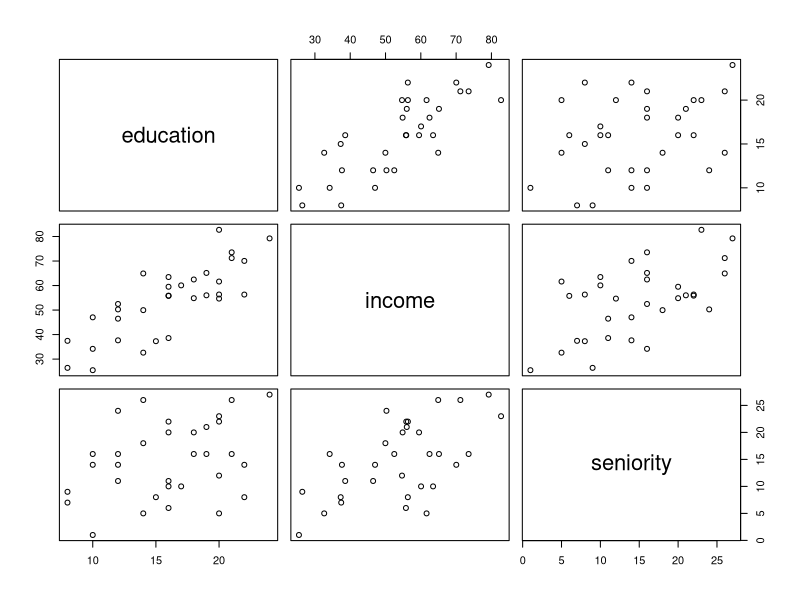
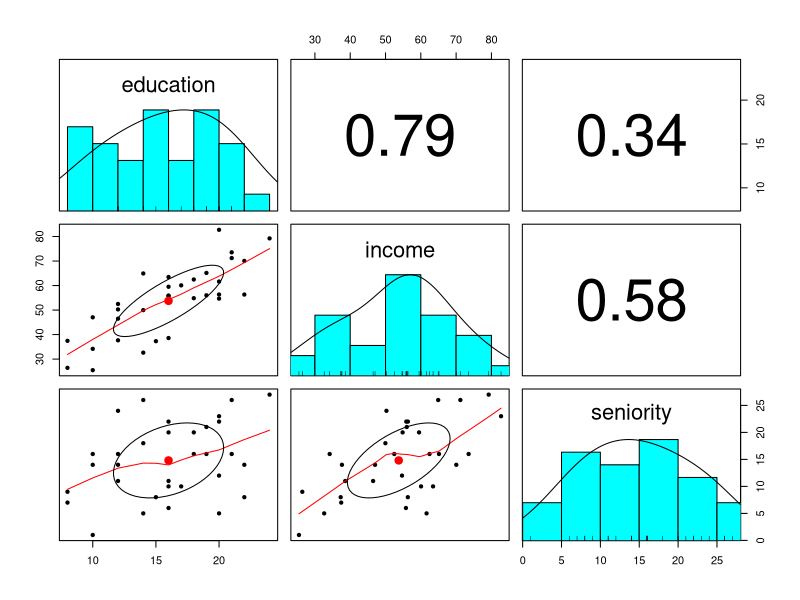
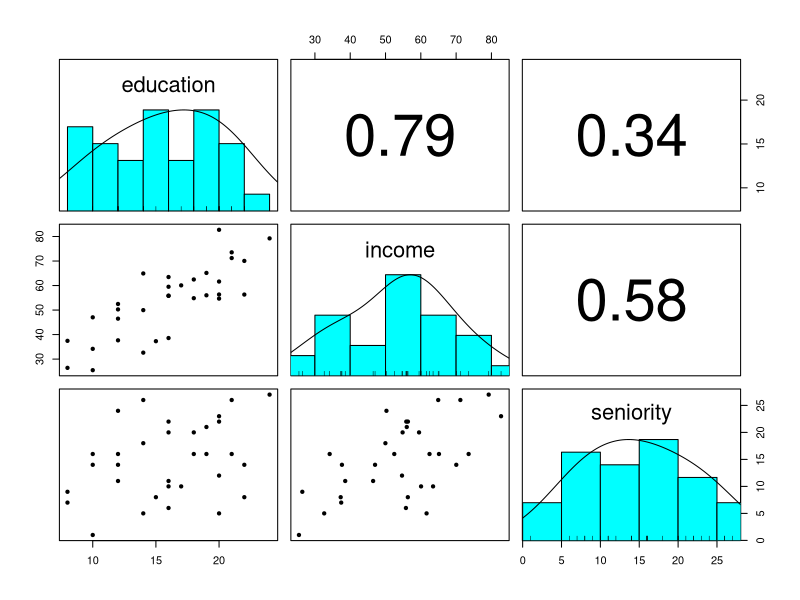
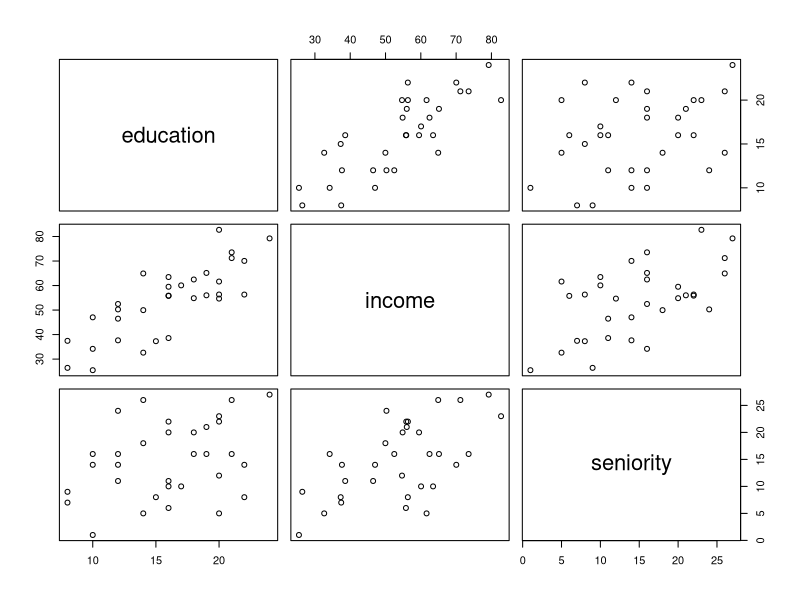
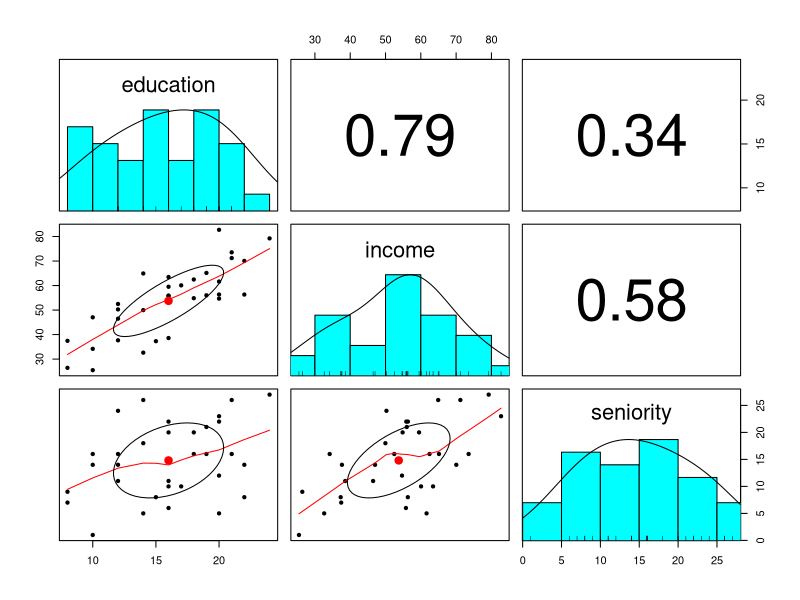
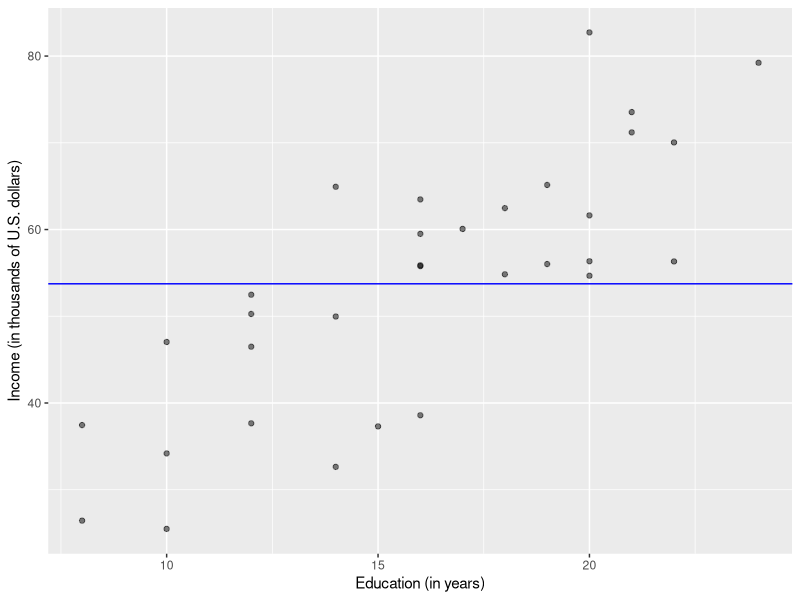
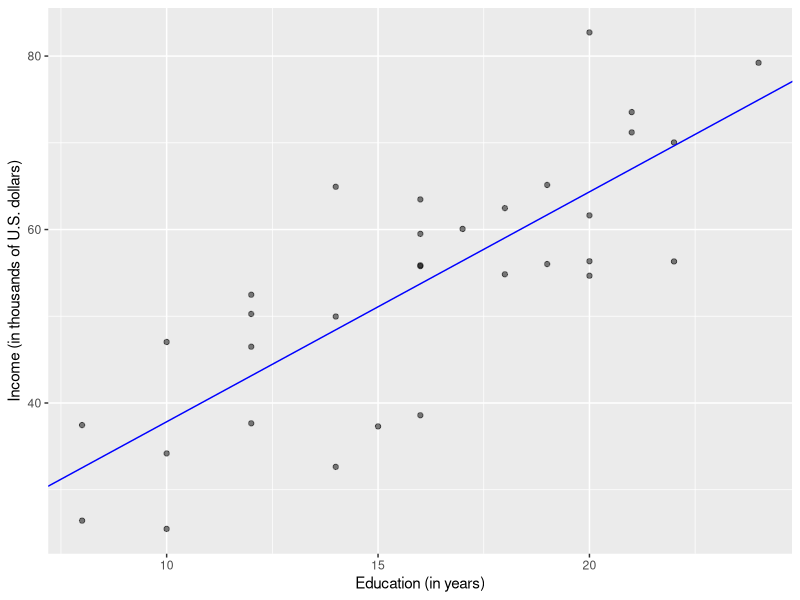

These charts were generated, in order, by the following R code:
# DPUK - Linear models training - Wednesday
# Author: Umberto Noe, Josiah King, Tom Booth


# Library imports
# ===============

library(tidyverse)
library(psych)


# Riverview data
# ==============

riverview <- read_csv("riverview.csv")
head(riverview)

riverview %>%
    select(party) %>%
    table()

riverview$party <- 
    factor(riverview$party, 
           levels = c("Independent", "Republican", "Democrat"))

riverview %>%
    select(gender) %>%
    table()

riverview$gender <- 
    factor(riverview$gender, 
           levels = c("female", "male"))

riverview %>%
    select(male) %>%
    table()

head(riverview)

# Summary statistics, but omit factors
describe(riverview, omit = TRUE)

# Summary statistics, but omit factors
riverview %>%
    select(-male) %>%
    describe(omit = TRUE)

# Pairwise scatterplots
riverview %>%
    select(education, income, seniority) %>%
    pairs()

riverview %>%
    select(education, income, seniority) %>%
    pairs.panels()

# Remove clutter
riverview %>%
    select(education, income, seniority) %>%
    pairs.panels(ellipses = FALSE, smooth = FALSE)

# Correlations
riverview %>%
    select(education, income, seniority) %>%
    cor()


# *** Optional - extra material ***
# Alternatively
# =================================

# Find the numeric variables
names(riverview)
num <- c("education", "income", "seniority")
describe(riverview[, num])

# Pairwise scatterplots and correlations
pairs(riverview[, num])
pairs.panels(riverview[, num])

# Correlations
cor(riverview[, num])
# ***



##### TODO MOVE TO END
# Practice 1: DPUK data
# =====================

# 1. Choose:
#   (a) an outcome variable
#   (b) two numeric explanatory variables
#   (c) one categorical variable

# 2. Convert the categorical variable to a factor and tidy up the levels of the 
# factor.

# 3. Summarise the variables chosen in step (1) either visually or via descriptive 
# statistics.


# Discussion
# ==========

# During the practical


# Riverview modelling
# ===================

# Model 0: intercept-only model

mdl0 <- lm(income ~ 1, data = riverview)
summary(mdl0)

ggplot(riverview, aes(x = education, y = income)) +
    geom_point(alpha = 0.5) +
    geom_abline(intercept = 53.742, slope = 0, color = 'blue') +
    labs(x = "Education (in years)", 
         y = "Income (in thousands of U.S. dollars)")

riverview <- riverview %>%
    mutate(income_hat_mdl0 = predict(mdl0, newdata = riverview))
riverview


# Model 1: income ~ education

mdl1 <- lm(income ~ education, data = riverview)
summary(mdl1)

ggplot(riverview, aes(x = education, y = income)) +
    geom_point(alpha = 0.5) +
    geom_abline(intercept = 11.3214, slope = 2.6513, color = 'blue') +
    labs(x = "Education (in years)", 
         y = "Income (in thousands of U.S. dollars)")

riverview <- riverview %>%
    mutate(income_hat_mdl1 = predict(mdl1, newdata = riverview))
riverview


# Model 2: income ~ education + seniority
# =======================================

mdl2 <- lm(income ~ education + seniority, data = riverview)
summary(mdl2)

riverview <- riverview %>%
    mutate(income_hat_mdl2 = predict(mdl2, newdata = riverview))
riverview


# Model comparison
# ================

anova(mdl0, mdl1, mdl2)


# *** Optional - extra material ***
# Residuals and residual sum of squares
# =====================================

riverview <- riverview %>%
    mutate(resid0 = income - income_hat_mdl0,
           resid1 = income - income_hat_mdl1,
           resid2 = income - income_hat_mdl2)
riverview

rss <- riverview %>%
    summarise(RSS0 = sum(resid0^2),
              RSS1 = sum(resid1^2),
              RSS2 = sum(resid2^2))
rss

# In R, you get the residual sum of squares with the deviance() function
deviance(mdl0)
deviance(mdl1)
deviance(mdl2)
# ***


# Practice 2: Riverview with categorical predictor
# ================================================

# 1. Mean-centre education for better interpretability.

# 2. Fit a model that uses mean-centred education and gender as predictors of income.

# 3. Is there a significant difference in pay between males and females after accounting for 
# education?

# 4. Is the difference still significant if you also control for years of seniority?


# Discussion
# ==========

# During the practical


#### TODO DPUK DATA (AT THE END)

# Practice 3: DPUK data
# =====================

# 1. Do any of the numeric predictors from Practice 1 need mean-centering or 
# standardisation to help with interpretation?

# 2. Fit a linear model that predicts your outcome variable using one of the numeric
# predictors and the categorical one.

#   + Interpret the model coefficients, t-statistic, and p-values.

#   + How good is the model fit?

# 3. Is there a significant difference across the categories after accounting 
# for the numerical predictor?

# 4. Is the difference significant when also controlling for the other numeric predictor?

# 5. Does the inclusion of both covariates lead to a significant reduction in 
# residual sum of squares?


# Discussion
# ==========

# During the practical
